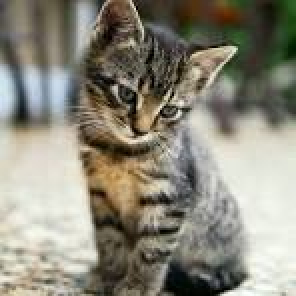
#> input picture cat.jpg, 148 x 148 px (shown 2 times larger)
$ python day3.py
#> lines starting #> are read from the running program, lines starting #| are printed output that depends on the picture
from PIL import Image
img = Image.open("cat.jpg")
#> img is the input picture: PIL image 148x148 RGB; mean R, G, B 139.4, 136.4, 122.6
img.show()
img.save("cat_copy.jpg")
small_img = img.resize((img.width//2, img.height//2))
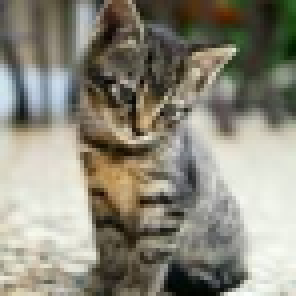
#> small_img: PIL image 74x74 RGB (shown 4 times larger); mean R, G, B 139.4, 136.4, 122.6
small_img.save("cat_small.jpg")
rotated = img.rotate(45)
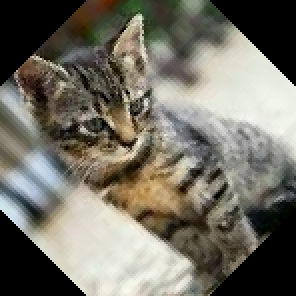
#> rotated: PIL image 148x148 RGB (shown 2 times larger); mean R, G, B 115.2, 112, 101.1
rotated.save("cat_rotated.jpg")
cropped = img.crop((50,50,300,300))
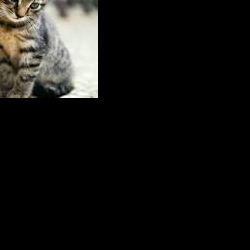
#> cropped: PIL image 250x250 RGB; mean R, G, B 22.9, 22.3, 20.3
cropped.save("cat_cropped.jpg")

$ run again, with joshua_hong.jpg copied over cat.jpg
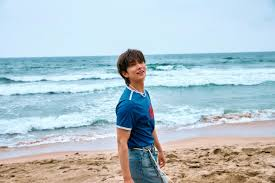
#> input picture joshua_hong.jpg, 275 x 183 px
#> img is the input picture: PIL image 275x183 RGB; mean R, G, B 179.2, 196.8, 204.6
#> `rotated = img.rotate(45)`:
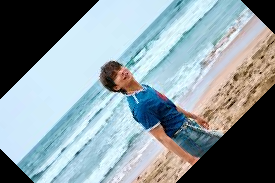
#> rotated: PIL image 275x183 RGB; mean R, G, B 137.6, 152.6, 159
#> `cropped = img.crop((50,50,300,300))`:
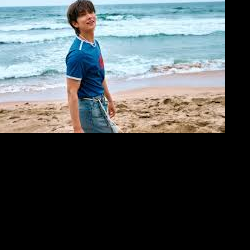
#> cropped: PIL image 250x250 RGB; mean R, G, B 79.9, 86.3, 88
